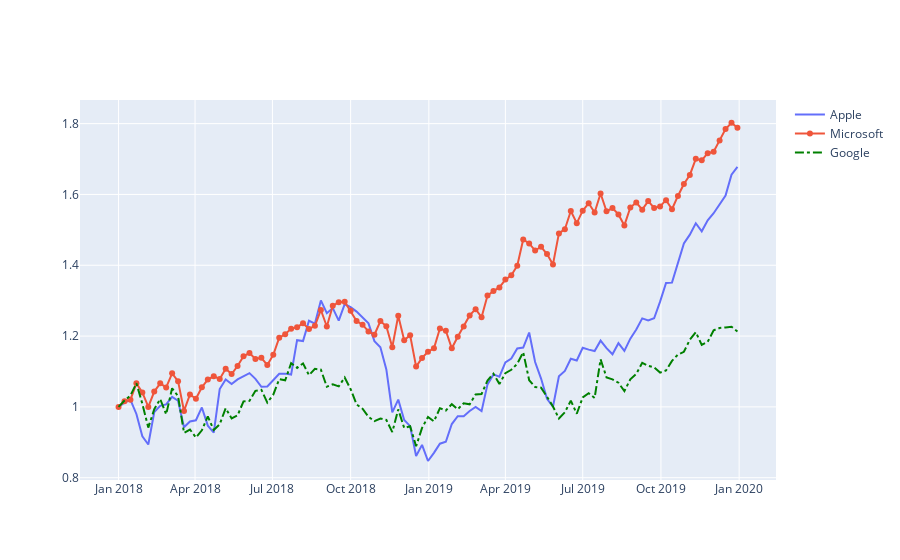

Notebook source saved alongside this figure:
### Markdown cell above
**Styling**

### Code cell
# create a figure
fig1 = go.Figure()
# add Apple plot
fig1.add_trace(go.Scatter(x=df_stocks["date"],
                          y=df_stocks["AAPL"],
                          mode="lines",
                          name="Apple"))
# add Microsoft plot
fig1.add_trace(go.Scatter(x=df_stocks["date"],
                          y=df_stocks["MSFT"],
                          mode="lines+markers",
                          name="Microsoft"))
# add Google plot
fig1.add_trace(go.Scatter(x=df_stocks["date"],
                          y=df_stocks["GOOG"],
                          mode="lines",
                          name="Google",
                          line=dict(color='green', width=2, dash='dashdot')))
